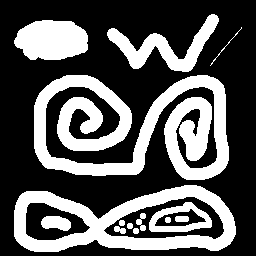
#> input picture tp5/binary.png, 256 x 256 px
$ python tp_morphomath.py
#> lines starting #> are read from the running program, lines starting #| are printed output that depends on the picture; after the words box and inside, x2 and y2 are one past the last pixel; in counts of white or black regions, pixels touching at a corner belong together
import numpy as np
import cv2 as cv

"""
    Compute the dilation of the input float image by the given structuring element.
     Pixel outside the image are supposed to have value 0
"""
def dilate(image, structuringElement, center=None):
    res = np.zeros(image.shape, dtype=float)
    rows, cols = image.shape
    se_rows, se_cols = structuringElement.shape

    if center is None:
        ax = se_rows // 2
        ay = se_cols // 2
    else:
        ax, ay = center

    for x in range(rows):
        for y in range(cols):
            val = 0
            for i in range(se_rows):
                for j in range(se_cols):
                    nx = x + (i - ax)
                    ny = y + (j - ay)
                    if 0 <= nx < rows and 0 <= ny < cols:
                        val = val or (image[nx, ny] != 0)
            res[x, y] = val

    return res


"""
    Compute the erosion of the input float image by the given structuring element.
    Pixel outside the image are supposed to have value 1.
"""
def erode(image, structuringElement, center=None):
    res = np.zeros(image.shape, dtype=float)
    rows, cols = image.shape
    se_rows, se_cols = structuringElement.shape

    if center is None:
        ax = se_rows // 2
        ay = se_cols // 2
    else:
        ax, ay = center

    for x in range(rows):
        for y in range(cols):
            val = 1
            for i in range(se_rows):
                for j in range(se_cols):
                    if structuringElement[i, j] != 0:
                        nx = x + (i - ax)
                        ny = y + (j - ay)

                        if 0 <= nx < rows and 0 <= ny < cols:
                            neigh = 1 if image[nx, ny] != 0 else 0
                        else:
                            neigh = 0

                        val = val and neigh

            res[x, y] = val

    return res

"""
    Compute the closing of the input float image by the given structuring element.
"""
def close(image, structuringElement):
    return erode(dilate(image, structuringElement), structuringElement)

"""
    Compute the opening of the input float image by the given structuring element.
"""
def open(image, structuringElement):
    return dilate(erode(image, structuringElement), structuringElement)


"""
    Compute the morphological gradient of the input float image by the given structuring element.
"""
def morphologicalGradient(image, structuringElement):
    return dilate(image, structuringElement) - erode(image, structuringElement)


############################### MAIN


############ IMAGE
binary = cv.imread("binary.png", cv.IMREAD_GRAYSCALE)
#> binary: shape (256, 256); 34.7% white; 14 white regions, largest, box (x1, y1, x2, y2) and area: (34, 75, 229, 180) 10476, (14, 185, 236, 252) 6150, (14, 20, 88, 60) 2372


############ TESTS

element = np.ones((3,3))

## DILATE
img_dilate_centered = dilate(binary, element)
#> after the loop in dilate, `for x in range(rows):`:
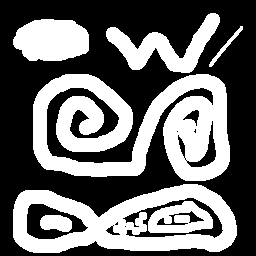
#> res: shape (256, 256) float64; values 0 (black) and 1 (white), 42.1% white; 7 white regions, largest, box (x1, y1, x2, y2) and area: (33, 74, 230, 181) 12575, (13, 184, 237, 253) 7779, (106, 13, 220, 73) 2613
img_dilate = dilate(binary, element, center=(0,0))
#> call 2 of dilate, with structuringElement = array of shape (3, 3), center = (0, 0)
#> after the loop in dilate (call 2), `for x in range(rows):`:
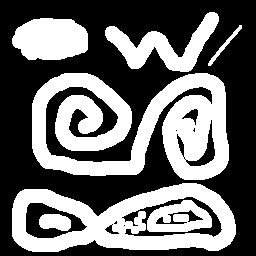
#> res: shape (256, 256) float64; values 0 (black) and 1 (white), 42.1% white; 7 white regions, largest, box (x1, y1, x2, y2) and area: (32, 73, 229, 180) 12575, (12, 183, 236, 252) 7779, (105, 12, 219, 72) 2613


## ERODE
img_erode_centered = erode(binary, element)
#> after the loop in erode, `for x in range(rows):`:
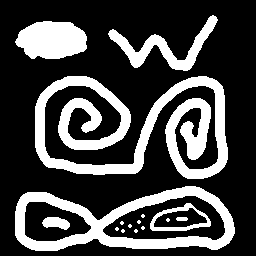
#> res: shape (256, 256) float64; values 0 (black) and 1 (white), 27.5% white; 16 white regions (9 under 20 px), largest, box (x1, y1, x2, y2) and area: (35, 76, 228, 179) 8374, (15, 186, 235, 251) 4952, (15, 21, 87, 59) 2140
img_erode = erode(binary, element, center=(0,0))
#> call 2 of erode, with structuringElement = array of shape (3, 3), center = (0, 0)
#> after the loop in erode (call 2), `for x in range(rows):`:
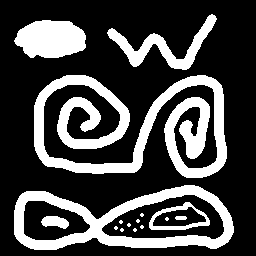
#> res: shape (256, 256) float64; values 0 (black) and 1 (white), 27.5% white; 16 white regions (9 under 20 px), largest, box (x1, y1, x2, y2) and area: (34, 75, 227, 178) 8374, (14, 185, 234, 250) 4952, (14, 20, 86, 58) 2140

## OPEN
img_open = open(binary, element)
#> in dilate (call 3), `res = np.zeros(image.shape, dtype=float)`: res: shape (256, 256) float64; every value is 0
## CLOSE
img_close = close(binary, element)
#> after the loop in erode (call 4), `for x in range(rows):`:
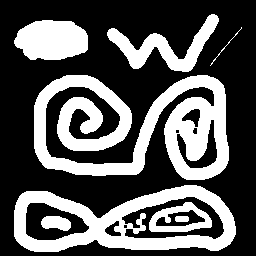
#> res: shape (256, 256) float64; values 0 (black) and 1 (white), 34.9% white; 8 white regions, largest, box (x1, y1, x2, y2) and area: (34, 75, 229, 180) 10529, (14, 185, 236, 252) 6453, (14, 20, 88, 60) 2375

## MORPHOLOGICAL GRADIENT
img_gradient = morphologicalGradient(binary, element)
#> in morphologicalGradient, `return dilate(image, structuringElement) - erode(image, structuringEle..`:
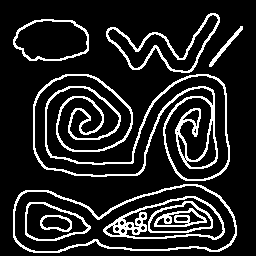
#> returned value: shape (256, 256) float64; values 0 (black) and 1 (white), 14.5% white in thin lines or dots, all inside (x1, y1, x2, y2) = (13, 13, 243, 253)

############ WRITE RESULTS
cv.imwrite("res/dilate_centered.png", img_dilate_centered*255)
cv.imwrite("res/dilate.png", img_dilate*255)

cv.imwrite("res/erode_centered.png", img_erode_centered*255)
cv.imwrite("res/erode.png", img_erode*255)

cv.imwrite("res/open.png", img_open*255)
cv.imwrite("res/close.png", img_close*255)
cv.imwrite("res/morphological_gradient.png", img_gradient*255)
